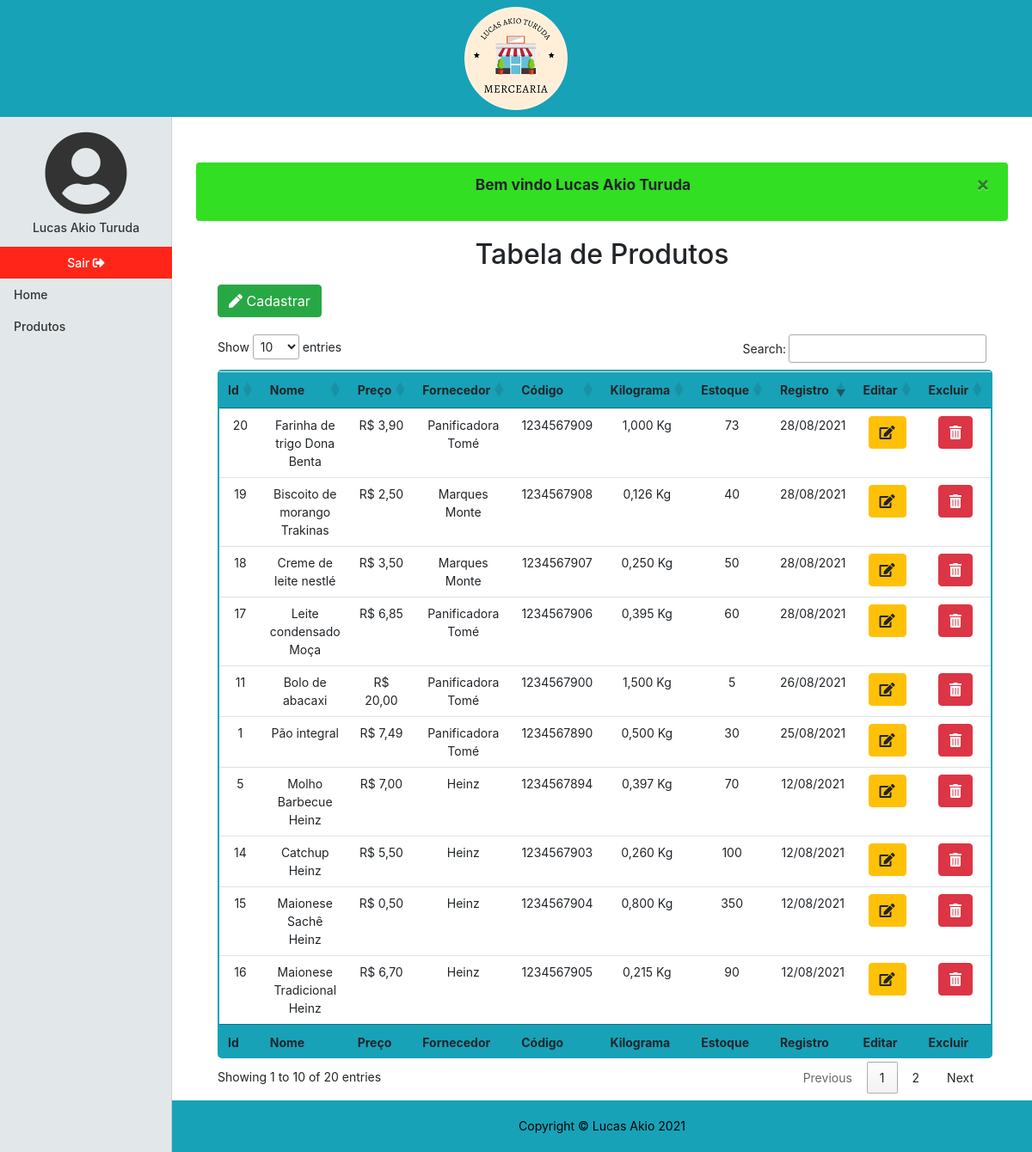
Page /produtos (signed in) on the earlier database version.
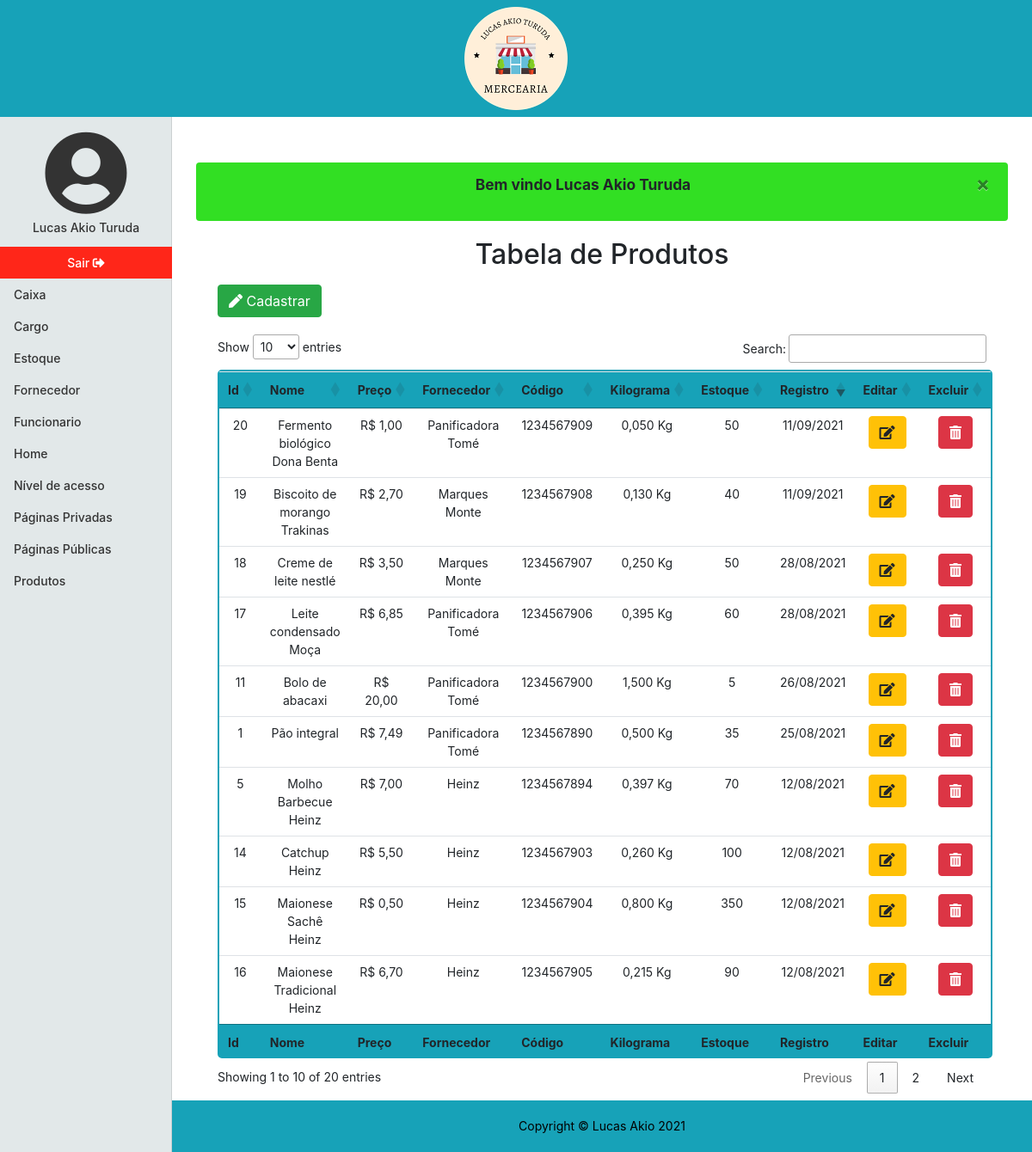
Same page on the later database version.
### tables this page shows
CREATE TABLE `produto` (
  `id` int NOT NULL AUTO_INCREMENT,
  `nome` varchar(30) NOT NULL,
  `preco` double NOT NULL,
  `fornecedor_id` int NOT NULL,
  `codigo_id` int NOT NULL,
  `kilograma` double NOT NULL DEFAULT '0',
  `dt_registro` datetime NOT NULL,
  PRIMARY KEY (`id`,`fornecedor_id`,`codigo_id`),
  KEY `fk_produto_fornecedor_idx` (`fornecedor_id`),
  KEY `fk_produto_codigo_idx` (`codigo_id`),
  CONSTRAINT `fk_produto_codigo` FOREIGN KEY (`codigo_id`) REFERENCES `codigo` (`id`) ON DELETE CASCADE ON UPDATE CASCADE,
  CONSTRAINT `fk_produto_fornecedor` FOREIGN KEY (`fornecedor_id`) REFERENCES `fornecedor` (`id`)
);

CREATE TABLE `fornecedor` (
  `id` int NOT NULL AUTO_INCREMENT,
  `nome` varchar(50) NOT NULL,
  `cnpj` varchar(18) NOT NULL,
  `dt_registro` datetime NOT NULL,
  PRIMARY KEY (`id`),
  UNIQUE KEY `cnpj_UNIQUE` (`cnpj`)
);

CREATE TABLE `codigo` (
  `id` int NOT NULL AUTO_INCREMENT,
  `barra` varchar(43) NOT NULL DEFAULT '1234567890',
  PRIMARY KEY (`id`),
  UNIQUE KEY `barra_UNIQUE` (`barra`)
);

CREATE TABLE `estoque` (
  `id` int NOT NULL AUTO_INCREMENT,
  `produto_id` int NOT NULL,
  `quantidade` int NOT NULL,
  PRIMARY KEY (`id`,`produto_id`),
  KEY `fk_estoque_produto_idx` (`produto_id`) /*!80000 INVISIBLE */,
  CONSTRAINT `fk_estoque_produto` FOREIGN KEY (`produto_id`) REFERENCES `produto` (`id`) ON DELETE CASCADE ON UPDATE CASCADE
);

### app/Controller/Produtos.php (called while the page is built, shortened)
<?php
    class Produtos extends Controller
    {
        private $dados;
        public function index()
        {
            $this->listar();
            $pagina = new \Core\ConfigView("View/produto/index",$this->dados);
            $pagina->renderizar();
        }
        private function listar()
        {
            $tabela = new \App\Model\Produtos();
            $this->dados = $tabela->listar();
        }
    }
?>

### core/ConfigController.php (called while the page is built, shortened)
<?php
class ConfigController
{
    private string $urlMetodo;
    public function __construct()
    {
        if(!empty(filter_input(INPUT_GET,"url",FILTER_SANITIZE_URL)))
        {
            $this->url = filter_input(INPUT_GET,"url",FILTER_SANITIZE_URL);
            $this->urlDividida = explode('/',$this->url,);
            if(isset($this->urlDividida[1]) && !empty($this->urlDividida[1]))
            {
                $this->urlMetodo = $this->urlDividida[1];
            }
            else{
                $this->urlMetodo = "index";
            }
        }
        else{
            $this->urlController = "login";
            $this->urlMetodo = "index";
        }
    }
    public function carregar()
    {
        $metodo = $this->urlMetodo;
        $pagina = new $classe();
        $pagina->$metodo();
    }
}
?>

### index.php (called while the page is built, shortened)
<?php
$url = new Core\ConfigController();
$url->carregar();
?>

### app/Model/Model.php (called while the page is built, shortened)
<?php
class Model extends Conexao
{
    protected $conn;
    function __construct()
    {
        $this->conn = parent::conectar();
    }
    final protected function projetarTodos($query): array
    {
        $this->query = $this->conn->prepare($query);
        $this->query->execute();
        return $this->query->fetchAll(PDO::FETCH_ASSOC);
    }
}
?>

### app/Model/Conexao.php (called while the page is built, shortened)
<?php
class Conexao
{
   private $bdType = "mysql";
   private $host = "localhost";
   private $user = "root";
   private $password = "root";
   private $port = 3306;
   private $bdname = "mercearia";
   protected function conectar()
   {
       try{
            $con = new PDO($this->bdType.':host='.$this->host.';port='.$this->port.';dbname='.$this->bdname, $this->user, $this->password);
            $con->setAttribute(PDO::ATTR_ERRMODE, PDO::ERRMODE_EXCEPTION);
            return $con;
       }
       catch(PDOException $e)
       {
           $alerta = new \App\Model\Alerta();
           $msg= $alerta->alertaFalha("Não foi possivel realizar uma conexão com o site, tente novamente!");
           $_SESSION['msg'] = $msg;
            header("Location:". URL . "paginaInvalida/index");
            exit();
       }
   }
}

### app/Model/Produtos.php (called while the page is built, shortened)
<?php
    class Produtos extends Model
    {
        public function listar(): array
        {
            $listar = parent::projetarTodos(
            "SELECT p.id, p.nome, p.preco, f.nome AS fornecedor, c.barra AS codigo, p.kilograma, e.quantidade AS estoque, p.dt_registro
            FROM produto p
            INNER JOIN fornecedor f
            ON p.fornecedor_id = f.id
            INNER JOIN codigo c
            ON p.codigo_id = c.id
            INNER JOIN estoque e
            ON p.id = e.produto_id");
            return $listar;
        }
    }
?>

### app/View/produto/index.php (the view, shortened to what this page needs)
<!DOCTYPE html>
<html lang="pt-br">
<head>
    <link rel="stylesheet" href="https://cdn.jsdelivr.net/npm/bootstrap@4.6.0/dist/css/bootstrap.min.css">
    <link href="<?php echo URL; ?>app/Assets/css/mercearia.css" rel="stylesheet">
    <link href="<?php echo URL; ?>app/Assets/fontawesome/css/all.css" rel="stylesheet">
    <link href="https://cdn.datatables.net/1.10.25/css/jquery.dataTables.min.css" rel="stylesheet">
</head>
<?php
include_once "app/View/include/header.php";
?>
<div class="container-fluid">
    <div class="row">
        <?php
        include_once "app/View/include/menulateral.php";
        ?>
        <div class="col-md-9 ml-auto col-lg-10 principal">
            <main role="main" class="m-2">
                <?php
                if (isset($_SESSION['msg'])) {
                    echo $_SESSION['msg'];
                }
                ?>
                <h2 class="text-center mb-3">Tabela de Produtos</h2>
                <button type="button" class="btn btn-success m-button-table" data-toggle="modal" data-target="#modalCadastrar"><i class="fas fa-pen"></i> Cadastrar</button>
                <div class="table-responsive">
                    <table id="listar-produtos" class="table table-hover text-center tabela-personalizada">
                        <thead class="bg-info">
                            <tr>
                                <th>Id</th>
                                <th>Nome</th>
                                <th>Preço</th>
                                <th>Fornecedor</th>
                                <th>Código</th>
                                <th>Kilograma</th>
                                <th>Estoque</th>
                                <th>Registro</th>
                                <th>Editar</th>
                                <th>Excluir</th>
                            </tr>
                        </thead>
                        <tbody>
                            <?php
                            foreach ($this->dados as $coluna => $item) {
                            ?> <tr>
                                    <td><?php echo $item['id']; ?></td>
                                    <td><?php echo $item['nome']; ?></td>
                                    <td><?php echo "R$ " . number_format($item['preco'], 2, ",", "."); ?></td>
                                    <td><?php echo $item['fornecedor']; ?></td>
                                    <td><?php echo $item['codigo']; ?></td>
                                    <td><?php echo number_format($item['kilograma'], 3, ',', '.') . " Kg"; ?></td>
                                    <td><?php echo $item['estoque']; ?></td>
                                    <td data-order="<?php echo date('Y/m/d H:i:s', strtotime($item['dt_registro'])); ?>"><?php echo date('d/m/Y', strtotime($item['dt_registro'])); ?></td>
                                    <td>
                                        <a href="<?php echo URL; ?>produtos/editar/&id=<?php echo $item['id'] ?>" class="btn btn-warning col-mb-3"><i class="fas fa-edit"></i></a>
                                    </td>
                                    <td>
                                        <a href="<?php echo URL; ?>produtos/excluir/&id=<?php echo $item['id'] ?>" class="btn btn-danger col-mb-3" id='link_excluir'><i class="fas fa-trash-alt"></i></a>
                                    </td>
                                </tr>
                            <?php
                            }
                            ?>
                        </tbody>
                        <tfoot class="bg-info">
                            <tr>
                                <th>Id</th>
                                <th>Nome</th>
                                <th>Preço</th>
                                <th>Fornecedor</th>
                                <th>Código</th>
                                <th>Kilograma</th>
                                <th>Estoque</th>
                                <th>Registro</th>
                                <th>Editar</th>
                                <th>Excluir</th>
                            </tr>
                        </tfoot>
                    </table>
                </div>
            </main>
            <?php
            include_once "app/View/include/footer.php";
            ?>
            </body>
</html>

### core/ConfigView.php (shortened to what this page needs)
<?php
class ConfigView
{
    private string $rota;
    public function __construct($rota, $dados = null)
    {
        $this->rota = $rota;
        $this->dados = $dados;
    }
    public function renderizar()
    {
        if(file_exists('app/' . $this->rota. '.php'))
        {
            include 'app/'. $this->rota . '.php';
        }
        else
        {
            echo "Erro ao carregar a página<br>";
            echo "Erro ao carregar a view:". $this->rota. "</br>";
        }
        exit();
    }
}
?>

### app/View/include/header.php (shortened to what this page needs)
<body>
    <header class= "sticky-top">
        <nav class="navbar navbar-light bg-info">
            <div class="container-fluid">
                <a class="mx-auto" href="<?php echo URL;?>">
                    <img src="<?php echo URL;?>app/Assets/image/logo/logo.png">
                </a>
            </div>
        </nav>
    </header>

### app/View/include/menulateral.php (shortened to what this page needs)
<nav id="menuLateral" class="col-md-3 col-lg-2 d-md-block sidebar collapse">
  <div class="sidebar-sticky">
    <ul class="nav flex-column">
<?php
if (isset($_SESSION['usuario_paginas']))
{
?>
      <li class="nav-item active">
        <a class="nav-link text-center" href="<?php echo URL;?>perfil">
          <i class="fas fa-user-circle fa-7x"></i>
          <p class="my-1"><?php echo $_SESSION['usuario_nome'];?></p>
        </a>
      </li>
      <li class="nav-item">
        <a class="nav-link text-center" href="<?php echo URL; ?>sair" id="link-sair">
          Sair <i class="fas fa-sign-out-alt"></i>
        </a>
      </li>
<?php
  foreach ($_SESSION['usuario_paginas'] as $key => $pagina)
  {
    if($pagina != "Perfil")
    {
?>
      <li class="nav-item">
        <a class="nav-link" href="<?php
        switch ($pagina) {
          case 'Pagina_privada':
            echo URL . 'pagina_privada';
            ?>">
            <?php
            echo 'Páginas Privadas';
            break;
          case 'Pagina_publica':
            echo URL . 'pagina_publica';
            ?>">
            <?php
            echo 'Páginas Públicas';
            break;
            ?>">
            <?php
          case 'Nivel':
            echo URL . 'nivel';
            ?>">
            <?php
            echo 'Nível de acesso';
            break;
          default:
            echo URL. strtolower($pagina); ?>">
            <?php echo $pagina;
            break;
        }?>
        </a>
      </li>
<?php
    }
  }
}
?>
    </ul>
  </div>
</nav>

### app/View/include/footer.php (shortened to what this page needs)
<footer class="footer">
    <div class="container">
        <p class="m-0 text-center">Copyright &copy; Lucas Akio 2021</p>
    </div>
</footer>
</div>
</div>
</div>

### app/Assets/css/mercearia.css (style rules this page uses)
body { font-size: .875rem; }
.sidebar { position: fixed; top: 0; bottom: 0; left: 0; z-index: 100; padding: 136px 0 0; box-shadow: inset -1px 0 0 rgba(0, 0, 0, .1); }
#menuLateral ul:last-child { padding-bottom: 1.5rem!important; }
.sidebar-sticky { position: relative; top: 0; height: 80vh; padding-top: .5rem; overflow-x: hidden; overflow-y: auto; }
.sidebar .nav-link { font-weight: 500; color: #333; }
.alertaSucesso { background-color:rgb(50, 223, 35); font-weight: bold; font-size: 13pt; }
.alertaErro, .alertaSucesso { margin: 20px; }
.principal { min-height: 83vh; padding-left: 0; padding-right: 0; padding-bottom: 60px; }
#menuLateral { background-color: rgb(226, 232, 233); }
main { height: 100%; padding-top:25px; }
.footer { color: black; bottom: 0; width: 100%; height: 60px; line-height: 60px; background-color: #17a2b8; position:absolute; }
#link-sair { background-color:rgb(255,38,25); color:white; }
.tabela-personalizada { border:2px solid #17a2b8; border-radius: 5px; }
.m-button-table { margin:0 45px 20px 45px; }

Differences in the rows shown:
changed through a linked row, produto "Pão integral": estoque.quantidade "30" → "35"
changed produto "Biscoito de morango Trakinas": preco "2,50" → "2,70"; kilograma "0,126" → "0,130"; dt_registro "28/08/2021" → "11/09/2021"
changed produto: nome "Farinha de trigo Dona Benta" → "Fermento biológico Dona Benta"; preco "3,90" → "1,00"; kilograma "1,000" → "0,050"; estoque.quantidade "73" → "50"; dt_registro "28/08/2021" → "11/09/2021"
Other differences:
new list line: "Caixa"
new list line: "Cargo"
new list line: "Estoque"
new list line: "Fornecedor"
new list line: "Funcionario"
new list line: "Nível de acesso"
new list line: "Páginas Privadas"
new list line: "Páginas Públicas"
